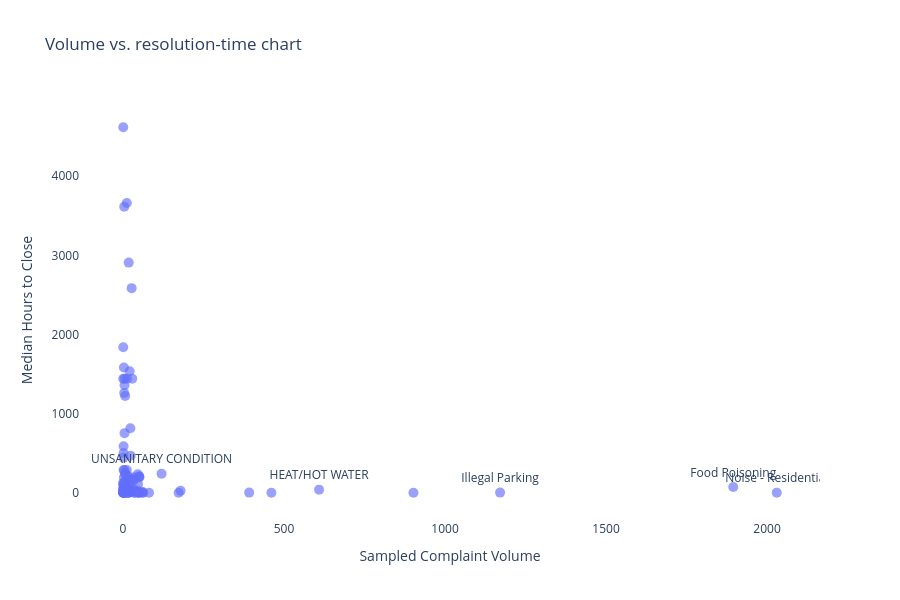

This figure's notebook cell:
### Markdown cell above
The inverse relationship between volume and resolution time is a key structural finding: the complaints NYC receives most often (noise, illegal parking) are also the fastest to close, while the slowest-to-resolve complaints are relatively rare. This is important context for the modeling section — if we are trying to predict operationally difficult days, complaint *mix* (i.e., the proportion of slow-to-close types on a given day) is likely a more powerful predictor than raw complaint count.

### Code cell
# Volume vs. resolution-time chart

import plotly.express as px

complexity_scatter = complaint_stats.copy().reset_index()

key_types = [
    "Noise - Residential",
    "Illegal Parking",
    "UNSANITARY CONDITION",
    "Food Poisoning",
    "HEAT/HOT WATER"
]

complexity_scatter["label"] = complexity_scatter["complaint_type"].where(
    complexity_scatter["complaint_type"].isin(key_types),
    ""
)

fig = px.scatter(
    complexity_scatter,
    x="volume",
    y="avg_hours_to_close",
    text="label",
    hover_name="complaint_type",
    hover_data={
        "volume": ":,",
        "avg_hours_to_close": ":.1f",
        "label": False
    },
    title="Volume vs. resolution-time chart",
    labels={
        "volume": "Sampled Complaint Volume",
        "avg_hours_to_close": "Median Hours to Close"
    }
)

fig.update_traces(
    marker=dict(size=10, opacity=0.65),
    textposition="top center"
)

fig.update_layout(
    width=900,
    height=600,
    plot_bgcolor="white",
    paper_bgcolor="white"
)

fig.show()

### Figure 1 — Plotly figure (JSON) as saved in the notebook; plotly's stock layout.template omitted (floating-point values rounded to 4 significant figures)
{"data": [{"customdata": [["Noise - Residential"], ["Food Poisoning"], ["Illegal Parking"], [""], ["HEAT/HOT WATER"], [""], [""], [""], [""], ["UNSANITARY CONDITION"], [""], [""], [""], [""], [""], [""], [""], [""], [""], [""], [""], [""], [""], [""], [""], [""], [""], [""], [""], [""], [""], [""], [""], [""], [""], [""], [""], [""], [""], [""], [""], [""], [""], [""], [""], [""], [""], [""], [""], [""], [""], [""], [""], [""], [""], [""], [""], [""], [""], [""], [""], [""], [""], [""], [""], [""], [""], [""], [""], [""], [""], [""], [""], [""], [""], [""], [""], [""], [""], [""], [""], [""], [""], [""], [""], [""], [""], [""], [""], [""], [""], [""], [""], [""], [""], [""], [""], [""], [""], [""], [""], [""], [""], [""], [""], [""], [""], [""], [""], [""], [""]], "hovertemplate": "<b>%{hovertext}</b><br><br>Sampled Complaint Volume=%{x:,}<br>Median Hours to Close=%{y:.1f}<extra></extra>", "hovertext": ["Noise - Residential", "Food Poisoning", "Illegal Parking", "Noise - Street/Sidewalk", "HEAT/HOT WATER", "Noise - Commercial", "Blocked Driveway", "Noise", "Noise - Vehicle", "UNSANITARY CONDITION", "Traffic Signal Condition", "Abandoned Vehicle", "Illegal Fireworks", "Water System", "PLUMBING", "Non-Emergency Police Matter", "Street Light Condition", "DOOR/WINDOW", "Rodent", "Homeless Person Assistance", "Noise - Park", "PAINT/PLASTER", "Street Condition", "WATER LEAK", "Dirty Condition", "Encampment", "Drug Activity", "ELECTRIC", "General Construction/Plumbing", "Illegal Dumping", "Derelict Vehicles", "GENERAL", "Food Establishment", "Lead", "Taxi Complaint", "Elevator", "Sidewalk Condition", "Graffiti", "Building/Use", "Obstruction", "FLOORING/STAIRS", "Panhandling", "Damaged Tree", "Residential Disposal Complaint", "Indoor Air Quality", "For Hire Vehicle Complaint", "Maintenance or Facility", "Animal-Abuse", "Consumer Complaint", "Traffic", "Drinking", "SAFETY", "Smoking or Vaping", "Emergency Response Team (ERT)", "Noise - Helicopter", "Dead Animal", "Sewer", "Air Quality", "Vendor Enforcement", "Lost Property", "APPLIANCE", "Boilers", "Special Projects Inspection Team (SPIT)", "Snow or Ice", "Dead/Dying Tree", "Curb Condition", "OUTSIDE BUILDING", "Outdoor Dining", "Mobile Food Vendor", "Missed Collection", "ELEVATOR", "Hazardous Materials", "Unsanitary Animal Pvt Property", "Urinating in Public", "Street Sign - Damaged", "Root/Sewer/Sidewalk Condition", "Illegal Posting", "Noise - House of Worship", "Illegal Tree Damage", "Litter Basket Request", "Plumbing", "Street Sweeping Complaint", "Real Time Enforcement", "Water Conservation", "School Maintenance", "Sanitation Worker or Vehicle Complaint", "Overgrown Tree/Branches", "Unleashed Dog", "Animal in a Park", "Bike Rack", "Highway Condition", "Day Care", "Construction Lead Dust", "Drinking Water", "Electrical", "Green Taxi Complaint", "For Hire Vehicle Report", "Dumpster Complaint", "Abandoned Bike", "Animal Facility - No Permit", "Asbestos", "Bridge Condition", "Bus Stop Shelter Placement", "AHV Inspection Unit", "Pet Sale", "Incorrect Data", "Non-Residential Heat", "Plant", "Street Sign - Dangling", "Taxi Report", "Violation of Park Rules"], "legendgroup": "", "marker": {"color": "#636efa", "opacity": 0.65, "size": 10, "symbol": "circle"}, "mode": "markers+text", "name": "", "orientation": "v", "showlegend": false, "text": ["Noise - Residential", "Food Poisoning", "Illegal Parking", "", "HEAT/HOT WATER", "", "", "", "", "UNSANITARY CONDITION", "", "", "", "", "", "", "", "", "", "", "", "", "", "", "", "", "", "", "", "", "", "", "", "", "", "", "", "", "", "", "", "", "", "", "", "", "", "", "", "", "", "", "", "", "", "", "", "", "", "", "", "", "", "", "", "", "", "", "", "", "", "", "", "", "", "", "", "", "", "", "", "", "", "", "", "", "", "", "", "", "", "", "", "", "", "", "", "", "", "", "", "", "", "", "", "", "", "", "", "", ""], "textposition": "top center", "type": "scatter", "x": [2030, 1895, 1171, 902, 609, 461, 392, 179, 173, 120, 81, 63, 60, 60, 51, 51, 51, 50, 49, 47, 47, 47, 47, 46, 40, 36, 36, 33, 33, 32, 32, 32, 29, 27, 27, 24, 24, 23, 21, 20, 20, 20, 19, 19, 18, 18, 17, 16, 15, 14, 13, 13, 13, 12, 12, 11, 10, 10, 9, 8, 7, 7, 7, 6, 6, 5, 5, 5, 5, 5, 4, 4, 4, 4, 4, 4, 4, 3, 3, 3, 3, 3, 3, 2, 2, 2, 2, 2, 2, 2, 2, 2, 2, 2, 2, 1, 1, 1, 1, 1, 1, 1, 1, 1, 1, 1, 1, 1, 1, 1, 1], "xaxis": "x", "y": [1.151, 72.0, 1.936, 0.8186, 39.05, 0.8714, 1.914, 25.93, 0.6967, 240.9, 1.0, 1.888, 0.725, 8.967, 195.4, 0.6494, 201.4, 210.1, 0.0, 6.149, 0.9789, 107.9, 22.58, 233.8, 13.78, 1.475, 0.375, 162.0, 192.0, 51.18, 20.83, 157.4, 1440.0, 33.48, 2586.0, 468.0, 170.2, 816.0, 1536.0, 37.71, 116.8, 0.4475, 37.07, 29.86, 10.43, 2909.0, 207.1, 1.917, 62.23, 0.5569, 0.6319, 154.9, 1440.0, 288.0, 3661.0, 62.28, 14.7, 50.62, 0.5561, 27.34, 233.1, 240.0, 1224.0, 38.85, 108.4, 753.5, 1359.0, 130.2, 1440.0, 40.71, 3615.0, 11.85, 6.656, 0.5976, 284.5, 1260.0, 28.11, 0.8928, 193.3, 82.32, 1584.0, 83.92, 23.91, 58.85, 502.6, 26.49, 288.6, 0.0, 7.744, 587.1, 15.1, 24.24, NaN, 444.4, 95.96, 4620.0, NaN, 39.19, 109.1, 0.0, 11.0, 1839.0, 15.94, 47.92, 0.0, NaN, 1441.0, 5.883, 126.8, NaN, 0.1369], "yaxis": "y"}], "layout": {"height": 600, "legend": {"tracegroupgap": 0}, "paper_bgcolor": "white", "plot_bgcolor": "white", "title": {"text": "Volume vs. resolution-time chart"}, "width": 900, "xaxis": {"anchor": "y", "domain": [0, 1], "title": {"text": "Sampled Complaint Volume"}}, "yaxis": {"anchor": "x", "domain": [0, 1], "title": {"text": "Median Hours to Close"}}}}
